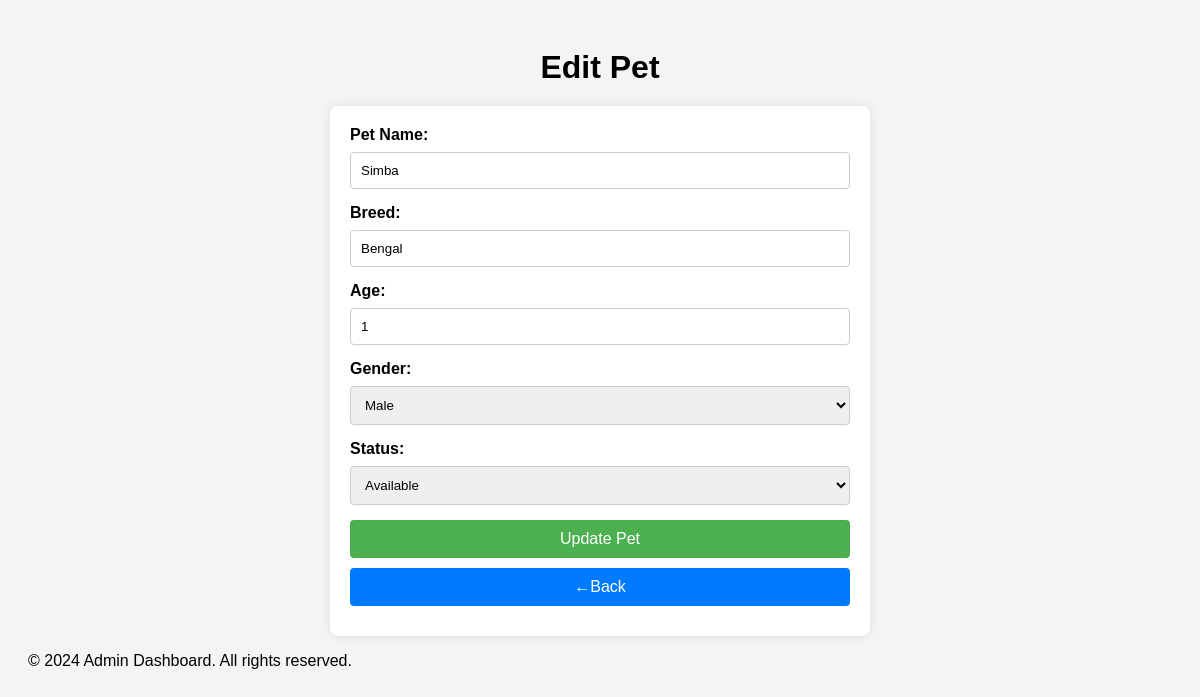
The page /Final/admin/edit_pet.php?PetID=31 (signed in) on the database its author committed.
### tables this page shows
CREATE TABLE `pets` (
  `PetID` int(11) NOT NULL,
  `PetName` varchar(100) NOT NULL,
  `Species` varchar(50) DEFAULT NULL,
  `Breed` varchar(50) DEFAULT NULL,
  `Age` int(11) DEFAULT NULL,
  `Gender` enum('Male','Female') DEFAULT NULL,
  `Size` enum('Small','Medium','Large') DEFAULT NULL,
  `Color` varchar(50) DEFAULT NULL,
  `HealthStatus` varchar(255) DEFAULT NULL,
  `Description` text DEFAULT NULL,
  `ProfilePicture` varchar(255) DEFAULT NULL,
  `Location` varchar(255) DEFAULT NULL,
  `Status` enum('Available','Adopted') DEFAULT 'Available',
  `CreatedAt` timestamp NOT NULL DEFAULT current_timestamp(),
  `PetType` enum('Cat','Dog','Other') NOT NULL DEFAULT 'Dog',
  `ShelterID` int(11) DEFAULT NULL
);

### Final/admin/edit_pet.php (the view, shortened to what this page needs)
<?php
include 'db.php';
$petID = $_GET['PetID'];
if ($_SERVER['REQUEST_METHOD'] == 'POST') {
    $petName = $_POST['PetName'];
    $breed = $_POST['Breed'];
    $age = $_POST['Age'];
    $gender = $_POST['Gender'];
    $status = $_POST['Status'];
    try {
        $stmt = $pdo->prepare("UPDATE pets SET PetName = :PetName, Breed = :Breed, Age = :Age, Gender = :Gender, Status = :Status WHERE PetID = :PetID");
        $stmt->execute(['PetName' => $petName, 'Breed' => $breed, 'Age' => $age, 'Gender' => $gender, 'Status' => $status, 'PetID' => $petID]);
        $_SESSION['success_message'] = "Pet updated successfully!";
        header("Location: edit_pet.php?PetID=$petID");
        exit();
    } catch (PDOException $e) {
        $_SESSION['error_message'] = "Error updating pet: " . $e->getMessage();
        header("Location: edit_pet.php?PetID=$petID");
        exit();
    }
} else {
    $stmt = $pdo->prepare("SELECT * FROM pets WHERE PetID = :PetID");
    $stmt->execute(['PetID' => $petID]);
    $pet = $stmt->fetch(PDO::FETCH_ASSOC);
}
?>
<!DOCTYPE html>
<html lang="en">
<head>
</head>
<body>
    <h1>Edit Pet</h1>
    <form method="POST">
        <label for="PetName">Pet Name:</label>
        <input type="text" name="PetName" value="<?= htmlspecialchars($pet['PetName']) ?>" required>
        <label for="Breed">Breed:</label>
        <input type="text" name="Breed" value="<?= htmlspecialchars($pet['Breed']) ?>">
        <label for="Age">Age:</label>
        <input type="number" name="Age" value="<?= htmlspecialchars($pet['Age']) ?>" required>
        <label for="Gender">Gender:</label>
        <select name="Gender">
            <option value="Male" <?= $pet['Gender'] == 'Male' ? 'selected' : '' ?>>Male</option>
        </select>
        <label for="Status">Status:</label>
        <select name="Status">
            <option value="Available" <?= $pet['Status'] == 'Available' ? 'selected' : '' ?>>Available</option>
        </select>
        <button type="submit">Update Pet</button>
        <a href="admin_pets_list.php" class="back-btn">←Back</a>
    </form>
    <?php include('partials/footer_admin.php'); ?>
</body>
</html>

### Final/admin/edit_pet.php (style rules this page uses)
body { font-family: Arial, sans-serif; background-color: #f4f4f4; padding: 20px; }
h1 { text-align: center; margin-bottom: 20px; }
form { background-color: #fff; padding: 20px; border-radius: 8px; box-shadow: 0px 0px 10px rgba(0, 0, 0, 0.1); max-width: 500px; margin: 0 auto; }
label { display: block; margin-bottom: 8px; font-weight: bold; }
input[type="text"], input[type="number"], select { width: 100%; padding: 10px; margin-bottom: 15px; border: 1px solid #ccc; border-radius: 4px; box-sizing: border-box; }
button[type="submit"], .back-btn { width: 100%; padding: 10px 0px 10px 0px; background-color: #4CAF50; color: white; border: none; border-radius: 4px; cursor: pointer; font-size: 16px; margin-bottom: 10px; text-align: center; display: inline-block; text-decoration: none; }
.back-btn { background-color: #007bff; }

### rows shown on the page
pets: PetName "Simba", Breed "Bengal", Age "1", Gender "Male", Status "Available"
